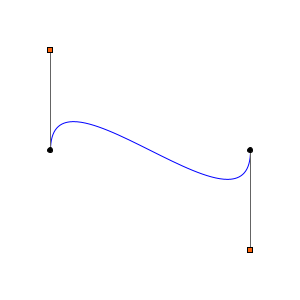
Frame 1 (no input)
Frame 60 (the mouse pressed at the canvas centre just before this capture): identical to frame 1, image omitted
Frame 120 (the mouse held since frame 60 and released just before this capture): identical to frame 1, image omitted

The Processing sketch that drew this single still picture (run headless with seeded random() and noise(); from frame 60 on, the mouse is pressed at the canvas centre):

// Processing sketch: BezierCurvesCubicInteractive
// ── BezierCurvesCubicInteractive.pde
/**
 * Bézier Curves Cubic (Interactive)
 * http://rosettacode.org/wiki/Bitmap/B%C3%A9zier_curves/Cubic#Processing
 * Processing 3.4
 * 2019-02-24 Noel
 *
 * Task:
 *
 * Using the data storage type for raster images and a draw_line function,
 * draw a cubic bezier curve.
 */

// A working sketch with movable anchor and control points.
// It can be run online :
// https://www.openprocessing.org/sketch/846556/

float[] x = new float[4];
float[] y = new float[4];
boolean[] permitDrag = new boolean[4];
 
void setup() {
  size(300, 300);
  smooth();
  //  startpoint coordinates
  x[0] = x[1] =  50;
	y[0] = 50;
	y[1] = y[2] = 150;
  x[2] = x[3] = 250;
  y[3] = 250;
 
}
 
void draw() {
  background(255);
  noFill();
  stroke(0, 0, 255);
  bezier (x[1], y[1], x[0], y[0], x[3], y[3], x[2], y[2]);
  // the bezier handles
  strokeWeight(1);
  stroke(100);
  line(x[0], y[0], x[1], y[1]);
  line(x[2], y[2], x[3], y[3]);
  // the anchor and control points
  stroke(0);
  fill(0);
  for (int i =0; i< 4; i++) {
    if (i ==0 || i==3) {
      fill(255, 100, 10);
      rectMode(CENTER);
      rect(x[i], y[i], 5, 5);
    } else {
      fill(0);
      ellipse(x[i], y[i], 5, 5);
    }
  }
 
  // permit dragging 
  for (int i =0; i< 4; i++) {
    if (permitDrag[i]) {
      x[i] = mouseX;
      y[i] = mouseY;
    }
  }
}
 
void mouseReleased () {
  for (int i =0; i< 4; i++) {
    permitDrag[i] = false;
  }
}
 
void mousePressed () {
  for (int i =0; i< 4; i++) {
    if (mouseX>=x[i]-5 && mouseX<=x[i]+10 && mouseY>=y[i]-5 && mouseY<=y[i]+10) {
      permitDrag[i] = true;
    }
  }
}
 
// hand curser when over dragging over points
void mouseMoved () {
  cursor(ARROW);
  for (int i =0; i< 4; i++) {
    if (mouseX>=x[i]-5 && mouseX<=x[i]+10 && mouseY>=y[i]-5 && mouseY<=y[i]+10) {
      cursor(HAND);
    }
  }
}
